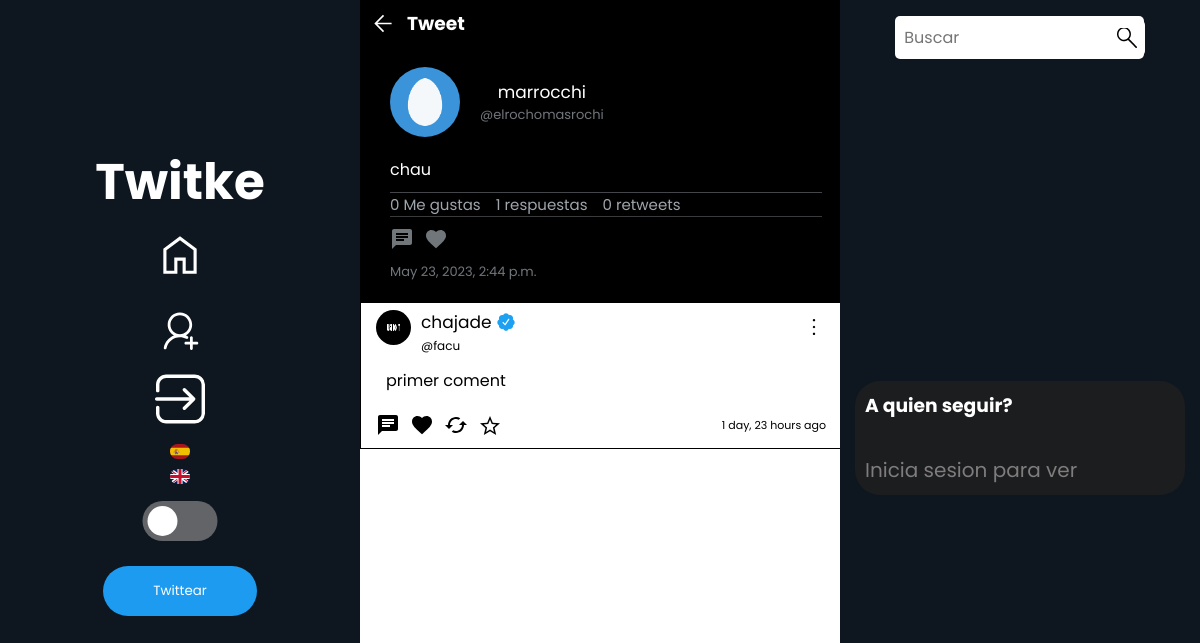
The page /tweet/detail/173 on the database its author committed.
### tweet_profiles/models.py (models this page shows)
class Tweet_profile(models.Model):
    tweet = models.ForeignKey(Tweet, null=True, on_delete=models.CASCADE)
    profile = models.ForeignKey(Profiles, null=True, on_delete=models.CASCADE)
    retwitted_by = models.ManyToManyField(Profiles, related_name="retweet_users")
    likes_users = models.ManyToManyField(Profiles, related_name="likes_tweets")
    haveMultimedia = models.BooleanField(default=False)

### profiles/models.py (models this page shows, shortened)
class Profiles(models.Model):
    user = models.ForeignKey(User, null=True, on_delete=models.CASCADE )
    username = models.CharField(max_length=30, null=True, default="")
    keeps = models.ManyToManyField(Tweet, related_name='kept_by_profiles', blank=True)
    retweets = models.ManyToManyField(Tweet, related_name='retweets_by_profiles', blank=True)
    biography = models.TextField(max_length=250,  null=True, default="", blank=True)
    profileImage = models.ImageField(null=True, blank=True, upload_to='profileImages')
    profileBanner = models.ImageField(null=True, blank=True, upload_to='profileBanners')
    followers = models.IntegerField(default=0)
    followers_users = models.ManyToManyField('self', symmetrical=False, related_name="followage", blank=True)
    followed_users = models.ManyToManyField('self', symmetrical=False, related_name='following', blank=True)
    like_tweets = models.ManyToManyField(Tweet, related_name='liked', blank=True)
    birthday = models.DateField(null=True)
    webSite = models.CharField(null=True, max_length=100)
    created_at = models.DateTimeField(auto_now_add=True)
    is_verified = models.BooleanField(default=False)
    darkMode = models.BooleanField(default=False)

### tweets/models.py (models this page shows)
class Tweet(models.Model):
    user = models.ForeignKey(User, null=True, on_delete=models.CASCADE)
    content = models.TextField(max_length=180)
    created_at = models.DateTimeField(auto_now_add=True)
    likes = models.IntegerField(default=0)
    retweets = models.IntegerField(default=0)
    edited = models.BooleanField(default=False)
    parent_tweet = models.IntegerField(null=True)
    responses = models.IntegerField(null=True, default=0)

### tweets/views.py (the view)
# urls.py: path('tweet/detail/<int:id>', views.tweetDetails, name="tweetDetails"),
def tweetDetails(request, id):
    tweet = Tweet_profile.objects.all().filter(tweet__parent_tweet = id)
    parent_tweet = Tweet_profile.objects.get(tweet_id = id)
    profile = Profiles.objects.get(id=parent_tweet.profile.user.id)
    likes = parent_tweet.likes_users.all()
    return render(request, 'tweetDetail.html',{
        'tweets': tweet,
        'parent_tweet': parent_tweet,
        'profile': profile,
        'likes': likes,
        'is_self': request.user.is_authenticated and request.user.id == id
    })

### tweets/templates/tweetDetail.html (shortened to what this page needs)
{% extends 'base.html' %} {% load static %}
    {% block content %}
    <link rel="stylesheet" href="{% static 'tweetDetail.css' %}" />
    <link rel="stylesheet" href="{% static 'globalFeed.css' %}"S>
        <header class="headerDetail">
            <div class="backNav">
                <div class="firstNav">
                    <a href="#" onclick="volverAlTweetAnterior();"><svg xmlns="http://www.w3.org/2000/svg" height="40" viewBox="0 96 1000 700" width="48"><path d="M480 896 160 576l320-320 42 42-248 248h526v60H274l248 248-42 42Z"/></svg></a>
                    <h3>Tweet</h3>
                </div>
            </div>
            <div class="parent_tweet">
                <div class="asection" style="display: flex; align-items: center; gap: 20px">
                    {% if parent_tweet.profile.profileImage %}
                        <img src="{{parent_tweet.profile.profileImage.url}} " style="width: 70px; border-radius: 50%" alt="" class="profilePhoto">
                    {% endif %}
                    <div class="username-divs" style="display: flex; flex-direction: column;">
                        <form action="{% url 'myProfile' parent_tweet.profile.user.id %}">
                            <button class="usernameTweet" style="color:white">{{parent_tweet.profile.user.username}}</button>
                        </form>
                        <p class="atName" style="font-size: 13px;">@{{parent_tweet.profile.username}}</p>
                    </div>
                </div>
                <p class="content">{{parent_tweet.tweet.content}}</p>
                <div class="dataSection">
                    <p class="likesCounter">{{parent_tweet.likes_users.all.count}} Me gustas</p>
                    <p class="responses">{{parent_tweet.tweet.responses}} respuestas</p>
                    <p class="retweetsCount">{{parent_tweet.retwitted_by.all.count}} retweets</p>
                </div>
                <div class="buttons" style="flex-direction: row;">
                    <button class="msgButton" id="{{parent_tweet.tweet.id}}">
                        <svg class="msgSvg" xmlns="http://www.w3.org/2000/svg" height="24px" viewBox="0 0 24 24" width="24px" fill="rgba(113, 118, 123, 1)">
                            <path d="M0 0h24v24H0z" fill="none"/>
                            <path d="M20 2H4c-1.1 0-1.99.9-1.99 2L2 22l4-4h14c1.1 0 2-.9 2-2V4c0-1.1-.9-2-2-2zM6 9h12v2H6V9zm8 5H6v-2h8v2zm4-6H6V6h12v2z"/>
                        </svg>
                    </button>
                    <form action="{% url 'like' parent_tweet.tweet.id %}" class="likeForm" id="likeForm">
                        <button class="likeBtn" onclick="{% if user.is_authenticated %} like(event, this) {% endif %}"  tweet-id="{{parent_tweet.tweet.id}}" >
                            <svg class="likeSvg" {% if current_profile in parent_tweet.likes_users.all %}fill="red"{% endif %}  xmlns="http://www.w3.org/2000/svg" height="24px" viewBox="0 0 24 24" width="24px"><path  d="M0 0h24v24H0z" fill="none"/><path {% if current_profile in parent_tweet.likes_users.all %}fill="red"{% else %} fill="rgb(113, 118, 123)" {% endif %} d="M12 21.35l-1.45-1.32C5.4 15.36 2 12.28 2 8.5 2 5.42 4.42 3 7.5 3c1.74 0 3.41.81 4.5 2.09C13.09 3.81 14.76 3 16.5 3 19.58 3 22 5.42 22 8.5c0 3.78-3.4 6.86-8.55 11.54L12 21.35z"/></svg>
                        </button>
                    </form>
                    <form action="{% url 'retweet' parent_tweet.tweet.id %}" class="retweetForm" id="retweetForm" style="display: flex; justify-content: center; align-items: center; ">
                        <button class="retweetBtn" onclick="{% if user.is_authenticated %} retweet(event, this) {% endif %}" tweet-id="{{parent_tweet.tweet.id}}">
                            <svg class="retweetSvg" xmlns="http://www.w3.org/2000/svg" height="24px" viewBox="0 0 24 24" width="24px" {% if parent_tweet.tweet in current_profile.retweets.all %}fill="green"{% else %}fill="black"{% endif %}><path d="M0 0h24v24H0z" fill="none"/><path  {% if parent_tweet.tweet in current_profile.retweets.all %}fill="green"{% endif %} d="M19 8l-4 4h3c0 3.31-2.69 6-6 6-1.01 0-1.97-.25-2.8-.7l-1.46 1.46C8.97 19.54 10.43 20 12 20c4.42 0 8-3.58 8-8h3l-4-4zM6 12c0-3.31 2.69-6 6-6 1.01 0 1.97.25 2.8.7l1.46-1.46C15.03 4.46 13.57 4 12 4c-4.42 0-8 3.58-8 8H1l4 4 4-4H6z"/></svg>
                        </button>
                    </form>
                </div>
                <p class="created">{{parent_tweet.tweet.created_at}}</p>
            </div class="responses">
            {% if tweets %}
                {% for tweet in tweets %}
                        {% include 'Tweet.html' %}
                {% endfor %}
            {% else %}
                <h1 class="nothingHere">Se el primero en comentar!</h1>
            {% endif %}
            </div>
        {% endblock content %}

### tweets/templates/Tweet.html (shortened to what this page needs)
{% load static %}
<a href="{% if tweet.tweet %}{% url 'tweetDetails' tweet.tweet.id %}{% else %}{% url 'tweetDetails' tweet.id %}{% endif %}" class="tweet">
    <div class="div-content" id="{{tweet.id}}">
        <div class="tweetHead">
            <div class="fotoPerfil">
                <form action="{% if tweet.tweet %}{% url 'myProfile' tweet.profile.user.id %}{% else %}{% url 'myProfile' tweet.user.id %}{% endif %}">
                    {% if tweet.profile.profileImage %}
                    <button><img src="{{tweet.profile.profileImage.url}} " alt="" class="fotito profilePhoto"></button>
                    {% endif %}
                </form>
                <form action="{% if tweet.tweet %}{% url 'myProfile' tweet.profile.user.id %}{% else %}{% url 'myProfile' tweet.user.id %}{% endif %}" class="formName">
                    <div class="username">
                        <button class="usernameTweet">{% if tweet.tweet %}{{tweet.tweet.user.username}}{% else %}{{tweet.user.username}}{% endif %}</button>
                        {% if tweet.profile.is_verified %}
                            <img src="{% static 'Twitter-Verified.svg' %}" alt="" style="width: 30px">
                        {% endif %}
                    </div>
                    <p style="font-size: 12px">{% if tweet.tweet %} @{{tweet.profile.username}}{% else %}{{profile.username}}{% endif %}</p>
                </form>
            </div>
            <div class="tweetOptions" style="z-index: 0">
                <button  class="optionButtons" data="true"></button>
            </div>
        </div>
        <span class="tweetMessage">{% if tweet.tweet %}{{tweet.tweet.content}}{% else %}{{tweet.content}}{% endif %}</span>
        <div class="buttons">
            <div class="buttones">
                <div class="mensajes">
                    <button class="msgButton" id="{% if tweet.tweet %}{{tweet.tweet.id}}{% else %}{{tweet.id}}{% endif %}">
                        <svg class="msgSvg" xmlns="http://www.w3.org/2000/svg" height="24px" viewBox="0 0 24 24" width="24px" fill="#000000">
                            <path d="M0 0h24v24H0z" fill="none"/>
                            <path d="M20 2H4c-1.1 0-1.99.9-1.99 2L2 22l4-4h14c1.1 0 2-.9 2-2V4c0-1.1-.9-2-2-2zM6 9h12v2H6V9zm8 5H6v-2h8v2zm4-6H6V6h12v2z"/>
                        </svg>
                    </button>
                </div>
                    <form action="{% if tweet.tweet %}{% url 'like' tweet.tweet.id %}{% else %}{% url 'like' tweet.id %}{% endif %}" class="likeForm" id="likeForm">
                        <button class="likeBtn" onclick="{% if user.is_authenticated %} like(event, this) {% endif %}" tweet-id="{% if tweet.tweet %}{{tweet.tweet.id}}{% else %}{{tweet.id}}{% endif %}" >
                                <svg class="likeSvg" {% if current_profile in tweet.likes_users.all %}fill="red"{% endif %}  xmlns="http://www.w3.org/2000/svg" height="24px" viewBox="0 0 24 24" width="24px"><path  d="M0 0h24v24H0z" fill="none"/><path {% if current_profile in tweet.likes_users.all %}fill="red"{% endif %} d="M12 21.35l-1.45-1.32C5.4 15.36 2 12.28 2 8.5 2 5.42 4.42 3 7.5 3c1.74 0 3.41.81 4.5 2.09C13.09 3.81 14.76 3 16.5 3 19.58 3 22 5.42 22 8.5c0 3.78-3.4 6.86-8.55 11.54L12 21.35z"/></svg>
                        </button>
                    </form>
                    <form action="{% url 'retweet' tweet.tweet.id %}?next={{ request.path }}" class="retweetForm" id="retweetForm" style="display: flex; justify-content: center; align-items: center; ">
                        <button class="retweetBtn" onclick="{% if user.is_authenticated %} retweet(event, this) {% endif %}" tweet-id="{% if tweet.tweet %}{{tweet.tweet.id}}{% else %}{{tweet.id}}{% endif %}">
                            <svg class="retweetSvg" xmlns="http://www.w3.org/2000/svg" height="24px" viewBox="0 0 24 24" width="24px" {% if tweet.tweet in current_profile.retweets.all %}fill="green"{% else %}fill="black"{% endif %}><path d="M0 0h24v24H0z" fill="none"/><path  {% if tweet.tweet in current_profile.retweets.all %}fill="green"{% endif %} d="M19 8l-4 4h3c0 3.31-2.69 6-6 6-1.01 0-1.97-.25-2.8-.7l-1.46 1.46C8.97 19.54 10.43 20 12 20c4.42 0 8-3.58 8-8h3l-4-4zM6 12c0-3.31 2.69-6 6-6 1.01 0 1.97.25 2.8.7l1.46-1.46C15.03 4.46 13.57 4 12 4c-4.42 0-8 3.58-8 8H1l4 4 4-4H6z"/></svg>
                        </button>
                    </form>
                    <form action="{% if tweet.tweet %}{% url 'keepTweets' tweet.tweet.id %}{% else %}{% url 'keepTweets' tweet.id %}{% endif %}" id="keepForm">
                        <button tweet-id="{{tweet.tweet.id}}" onclick="{% if user.is_authenticated %} favs(event, this) {% endif %}" class="keptButton">
                                <svg class="keepSvg saved" xmlns="http://www.w3.org/2000/svg" height="24px" viewBox="0 96 960 960" width="24px"><path {% if tweet.tweet in current_profile.keeps.all or tweet in current_profile.keeps.all %}fill="rgb(211, 165, 15)"{% endif %}d="m323 851 157-94 157 95-42-178 138-120-182-16-71-168-71 167-182 16 138 120-42 178Zm-90 125 65-281L80 506l288-25 112-265 112 265 288 25-218 189 65 281-247-149-247 149Zm247-355Z"/></svg>
                        </button>
                    </form>
                    <p class="timeAgo">{% if tweet.tweet %}{{tweet.tweet.created_at|timesince}} ago {% else %}{{tweet.created_at|timesince}}{% endif %}</p>
            </div>
        </div>
    </div>
</a>

### rows shown on the page
Tweet_profile: profile.profileImage (picture), profile.user.username "marrocchi", profile.username "elrochomasrochi", tweet.content "chau", likes_users.all.count "0", tweet.responses "1", retwitted_by.all.count "0", tweet.created_at "May 23, 2023, 2:44 p.m."
Tweet_profile: profile.profileImage (picture), tweet.user.username "chajade", profile.username "facu", tweet.content "primer coment", tweet.created_at "1 day, 23 hours"
